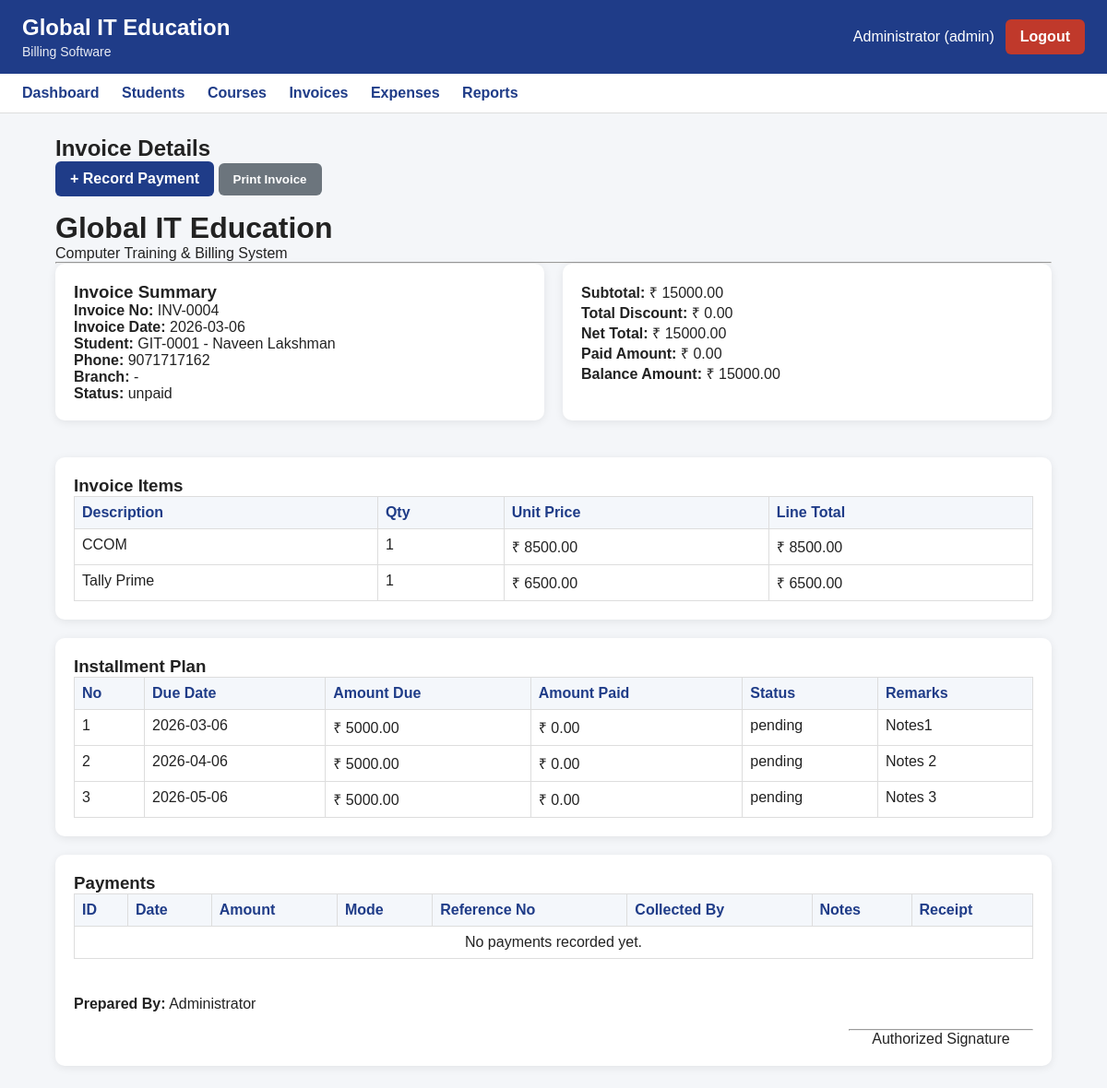
/invoice/4 (signed in), run on an earlier commit of the app's database.
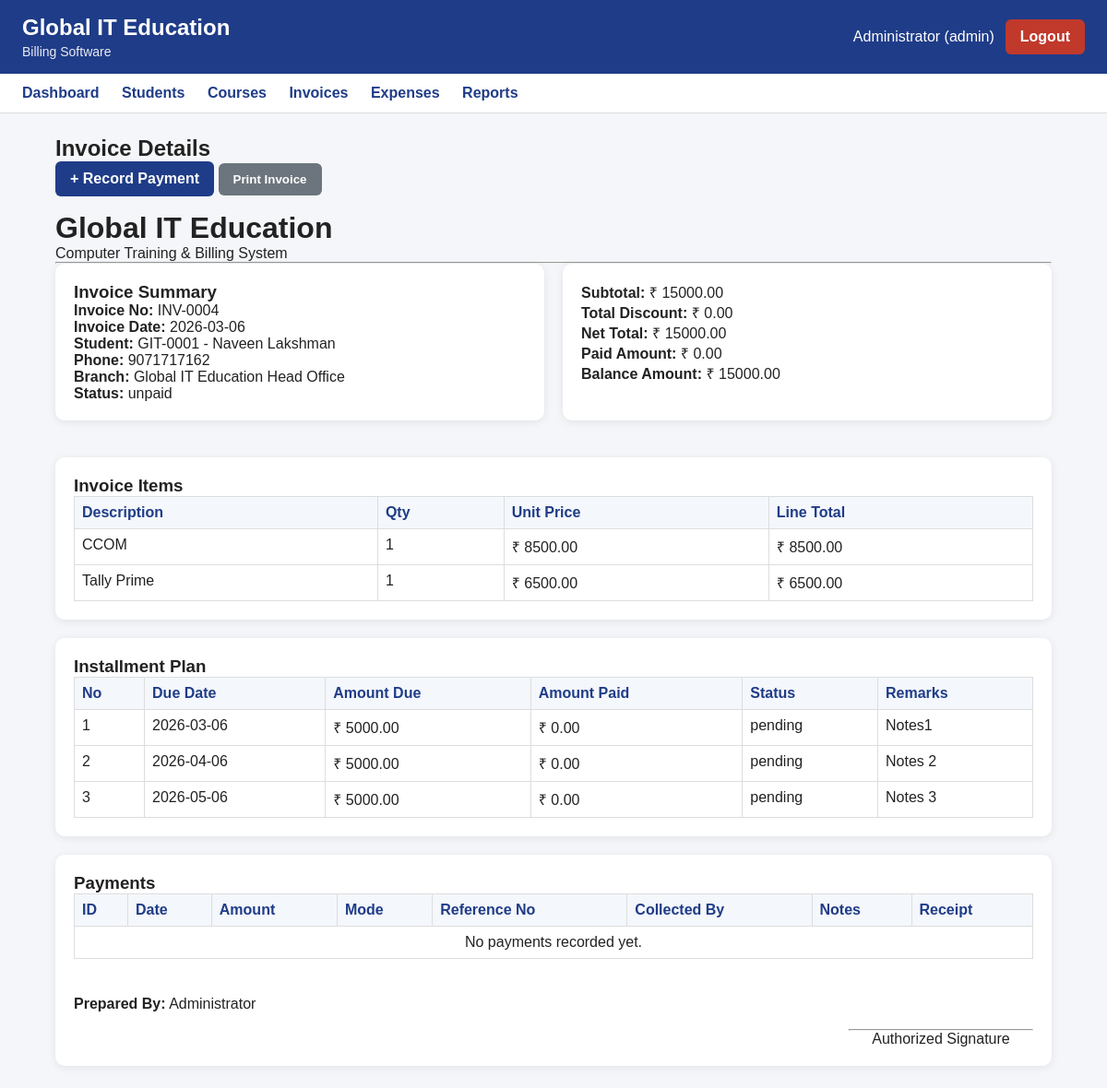
And on a later commit of the database.
### tables this page shows
CREATE TABLE branches (
            id INTEGER PRIMARY KEY AUTOINCREMENT,
            branch_name TEXT NOT NULL UNIQUE,
            branch_code TEXT NOT NULL UNIQUE,
            address TEXT,
            is_active INTEGER NOT NULL DEFAULT 1,
            created_at TEXT NOT NULL
        );

### app.py (the view)
@app.route("/invoice/<int:invoice_id>")
@login_required
def invoice_view(invoice_id):
    conn = get_conn()
    cur = conn.cursor()
    cur.execute("""
        SELECT
            invoices.*,
            students.student_code,
            students.full_name,
            students.phone,
            students.email,
            students.address,
            branches.branch_name
        FROM invoices
        JOIN students
            ON invoices.student_id = students.id
        LEFT JOIN branches
            ON invoices.branch_id = branches.id
        WHERE invoices.id = ?
    """, (invoice_id,))
    invoice = cur.fetchone()
    if not invoice:
        conn.close()
        flash("Invoice not found.", "danger")
        return redirect(url_for("invoices"))
    cur.execute("""
        SELECT
            invoice_items.*,
            courses.course_name
        FROM invoice_items
        LEFT JOIN courses
            ON invoice_items.course_id = courses.id
        WHERE invoice_items.invoice_id = ?
    """, (invoice_id,))
    items = cur.fetchall()
    cur.execute("""
        SELECT *
        FROM installment_plans
        WHERE invoice_id = ?
        ORDER BY installment_no ASC
    """, (invoice_id,))
    installments = cur.fetchall()
    cur.execute("""
        SELECT
            payments.*,
            users.full_name AS collected_by_name
        FROM payments
        LEFT JOIN users
            ON payments.collected_by = users.id
        WHERE payments.invoice_id = ?
        ORDER BY payments.id DESC
    """, (invoice_id,))
    payments = cur.fetchall()
    cur.execute("""
        SELECT IFNULL(SUM(amount_paid), 0) AS total_paid
        FROM payments
        WHERE invoice_id = ?
    """, (invoice_id,))
    total_paid = float(cur.fetchone()["total_paid"] or 0)
    balance_amount = float(invoice["total_amount"] or 0) - total_paid
    conn.close()
    return render_template(
        "invoice_view.html",
        invoice=invoice,
        items=items,
        installments=installments,
        payments=payments,
        total_paid=total_paid,
        balance_amount=balance_amount
    )

### app.py (called while the page is built)
def login_required(route_function):
    from functools import wraps
    @wraps(route_function)
    def wrapper(*args, **kwargs):
        if "user_id" not in session:
            flash("Please login first.", "warning")
            return redirect(url_for("login"))
        return route_function(*args, **kwargs)
    return wrapper

### db.py (called while the page is built)
def get_conn():
    conn = sqlite3.connect(DB_PATH)
    conn.row_factory = sqlite3.Row
    conn.execute("PRAGMA foreign_keys = ON;")
    return conn

### templates/invoice_view.html
{% extends "base.html" %}
{% block content %}
<h2>Invoice Details</h2>
<div class="page-actions">
  <a class="btn btn-primary" href="{{ url_for('payment_new', invoice_id=invoice.id) }}">+ Record Payment</a>
  <button class="btn btn-secondary" onclick="window.print()"> Print Invoice </button>
</div>
<div class="invoice-header">
  <h1>Global IT Education</h1>
  <p>Computer Training & Billing System</p>
  <hr>
</div>
<div class="grid">
    <div class="card">
<h3>Invoice Summary</h3>
    <p><strong>Invoice No:</strong> {{ invoice.invoice_no }}</p>
    <p><strong>Invoice Date:</strong> {{ invoice.invoice_date }}</p>
    <p><strong>Student:</strong> {{ invoice.student_code }} - {{ invoice.full_name }}</p>
    <p><strong>Phone:</strong> {{ invoice.phone }}</p>
    <p><strong>Branch:</strong> {{ invoice.branch_name or "-" }}</p>
    <p><strong>Status:</strong> {{ invoice.status }}</p>
  </div>
  <div class="card">
    <p><strong>Subtotal:</strong> ₹ {{ "%.2f"|format(invoice.subtotal or 0) }}</p>
    <p><strong>Total Discount:</strong> ₹ {{ "%.2f"|format(invoice.discount_amount or 0) }}</p>
    <p><strong>Net Total:</strong> ₹ {{ "%.2f"|format(invoice.total_amount or 0) }}</p>
    <p><strong>Paid Amount:</strong> ₹ {{ "%.2f"|format(total_paid or 0) }}</p>
    <p><strong>Balance Amount:</strong> ₹ {{ "%.2f"|format(balance_amount or 0) }}</p>
  </div>
</div>
<div class="card">
  <h3>Invoice Items</h3>
  <table border="1" width="100%" cellpadding="10" class="billing-table">
    <tr>
      <th>Description</th>
      <th>Qty</th>
      <th>Unit Price</th>
      <th>Line Total</th>
    </tr>
    {% for item in items %}
    <tr>
      <td>{{ item.description }}</td>
      <td>{{ item.quantity }}</td>
      <td>₹ {{ "%.2f"|format(item.unit_price or 0) }}</td>
      <td>₹ {{ "%.2f"|format(item.line_total or 0) }}</td>
    </tr>
    {% endfor %}
  </table>
</div>
<div class="card">
  <h3>Installment Plan</h3>
  <table border="1" width="100%" cellpadding="10" class="billing-table">
    <tr>
      <th>No</th>
      <th>Due Date</th>
      <th>Amount Due</th>
      <th>Amount Paid</th>
      <th>Status</th>
      <th>Remarks</th>
    </tr>
    {% for ins in installments %}
    <tr>
      <td>{{ ins.installment_no }}</td>
      <td>{{ ins.due_date }}</td>
      <td>₹ {{ "%.2f"|format(ins.amount_due or 0) }}</td>
      <td>₹ {{ "%.2f"|format(ins.amount_paid or 0) }}</td>
      <td>{{ ins.status }}</td>
      <td>{{ ins.remarks }}</td>
    </tr>
    {% endfor %}
  </table>
</div>
<div class="card">
  <h3>Payments</h3>
  <table border="1" width="100%" cellpadding="10" class="billing-table">
    <tr>
      <th>ID</th>
      <th>Date</th>
      <th>Amount</th>
      <th>Mode</th>
      <th>Reference No</th>
      <th>Collected By</th>
      <th>Notes</th>
      <th>Receipt</th>
    </tr>
    {% for p in payments %}
    <tr>
      <td>{{ p.id }}</td>
      <td>{{ p.payment_date }}</td>
      <td>₹ {{ "%.2f"|format(p.amount_paid or 0) }}</td>
      <td>{{ p.payment_mode }}</td>
      <td>{{ p.reference_no }}</td>
      <td>{{ p.collected_by_name }}</td>
      <td>{{ p.notes }}</td>
      <td>
        <a href="{{ url_for('receipt_view', payment_id=p.id) }}">View Receipt</a>
      </td>
    </tr>
    {% else %}
    <tr>
      <td colspan="8" style="text-align:center;">No payments recorded yet.</td>
    </tr>
    {% endfor %}
  </table>
  <div class="invoice-footer">
  <div style="margin-top:40px; display:flex; justify-content:space-between;">
    <div>
      <p><strong>Prepared By:</strong> {{ session.get("full_name") }}</p>
    </div>
    <div style="text-align:center; min-width:200px;">
      <br><br>
      <hr>
      <p>Authorized Signature</p>
    </div>
  </div>
</div>
</div>
{% endblock %}

What changed in the data, as far as the page shows it:
added branches: branch_name "Global IT Education Head Office"
Also different on the page:
{{ invoice.branch_name or "-" }}: "-" → (not shown)
